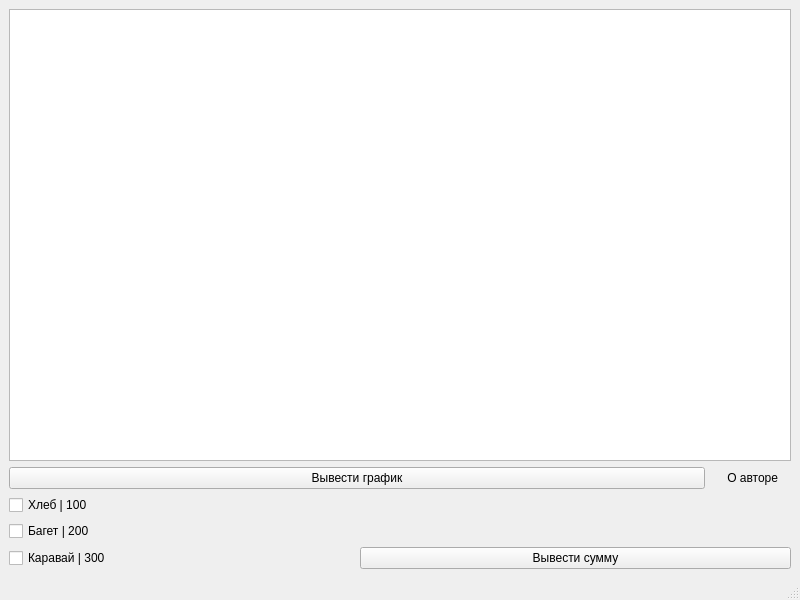
<?xml version="1.0" encoding="UTF-8"?>
<ui version="4.0">
 <class>MainWindow</class>
 <widget class="QMainWindow" name="MainWindow">
  <property name="geometry">
   <rect>
    <x>0</x>
    <y>0</y>
    <width>800</width>
    <height>600</height>
   </rect>
  </property>
  <property name="windowTitle">
   <string>ДЗ1</string>
  </property>
  <widget class="QWidget" name="centralwidget">
   <layout class="QGridLayout" name="gridLayout">
    <item row="7" column="0">
     <widget class="QCheckBox" name="product3">
      <property name="text">
       <string>Каравай | 300</string>
      </property>
     </widget>
    </item>
    <item row="6" column="0">
     <widget class="QCheckBox" name="product2">
      <property name="text">
       <string>Багет | 200</string>
      </property>
     </widget>
    </item>
    <item row="5" column="0">
     <widget class="QCheckBox" name="product1">
      <property name="text">
       <string>Хлеб | 100</string>
      </property>
     </widget>
    </item>
    <item row="1" column="0" rowspan="2" colspan="3">
     <widget class="QGraphicsView" name="graphicsView"/>
    </item>
    <item row="3" column="0" colspan="2">
     <widget class="QPushButton" name="plotButton">
      <property name="text">
       <string>Вывести график</string>
      </property>
     </widget>
    </item>
    <item row="3" column="2">
     <widget class="QPushButton" name="about">
      <property name="sizePolicy">
       <sizepolicy hsizetype="Fixed" vsizetype="Fixed">
        <horstretch>0</horstretch>
        <verstretch>0</verstretch>
       </sizepolicy>
      </property>
      <property name="text">
       <string> О авторе</string>
      </property>
      <property name="icon">
       <iconset theme="QIcon::ThemeIcon::HelpFaq"/>
      </property>
      <property name="autoDefault">
       <bool>false</bool>
      </property>
      <property name="default">
       <bool>false</bool>
      </property>
      <property name="flat">
       <bool>true</bool>
      </property>
     </widget>
    </item>
    <item row="7" column="1" colspan="2">
     <widget class="QPushButton" name="calculateButton">
      <property name="text">
       <string>Вывести сумму</string>
      </property>
     </widget>
    </item>
    <item row="5" column="1" rowspan="2" colspan="2">
     <widget class="QLabel" name="label">
      <property name="text">
       <string/>
      </property>
      <property name="alignment">
       <set>Qt::AlignmentFlag::AlignCenter</set>
      </property>
     </widget>
    </item>
   </layout>
  </widget>
  <widget class="QMenuBar" name="menubar">
   <property name="geometry">
    <rect>
     <x>0</x>
     <y>0</y>
     <width>800</width>
     <height>23</height>
    </rect>
   </property>
  </widget>
  <widget class="QStatusBar" name="statusbar"/>
 </widget>
 <resources/>
 <connections/>
</ui>
